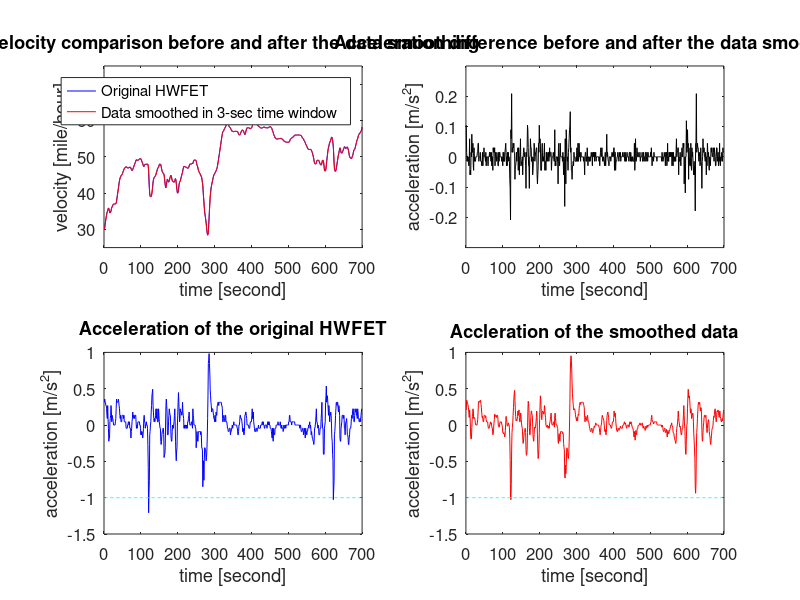
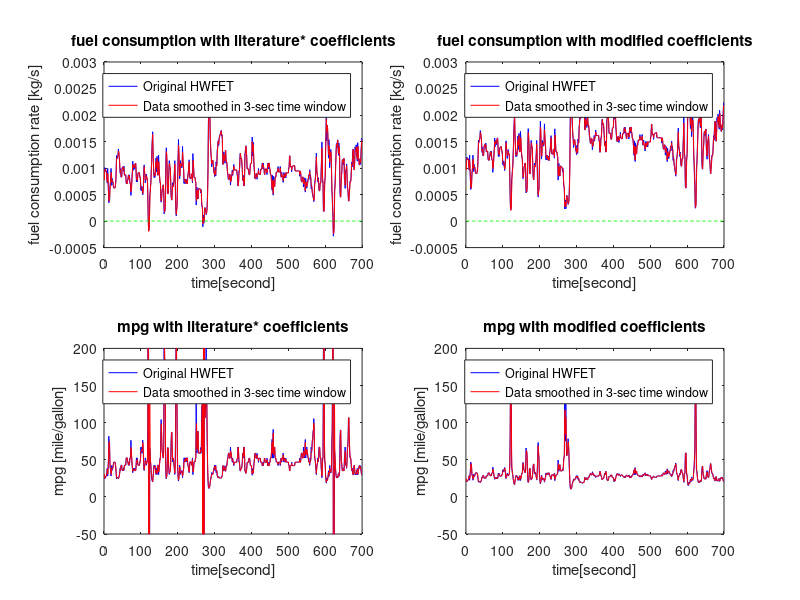

These figures' MATLAB source, in order:
clc;
clear all;

m1 = 0.442*(10^(-6));
m2 = -5.67*(10^(-6));
m3 = 1.166*(10^(-6));
m4 = 39.269*(10^(-6));
m5 = 58.284*(10^(-6));
m6 = 19.279*(10^(-6));
m7 = 82.426*(10^(-6));
m8 = 185.36*(10^(-6));

m9 = 1.442*(10^(-6));
% r = 0.014;
% Japan
% w1 = 0.208*(10^(-6));
% w2 = 40.899*(10^(-6));
% w3 = -0.532*(10^(-6));
% w4 = 45.419*(10^(-6));
% w5 = 86.518*(10^(-6));
% w6 = 23.923*(10^(-6));
% w7 = 26.602*(10^(-6));
% w8 = 160.64*(10^(-6));
% FTP
% w1 = 0.222*(10^(-6));
% w2 = 4.332*(10^(-6));
% w3 = 1.25*(10^(-6));
% w4 = 36.217*(10^(-6));
% w5 = 57.877*(10^(-6));
% w6 = 24.245*(10^(-6));
% w7 = 77.482*(10^(-6));
% w8 = 171.2*(10^(-6));

step = 700;
delta_t = 1;
load('first_car_v.mat');
load('first_car_a.mat');
time = zeros(step,1);
y = zeros(step,1);
y1 = zeros(step,1);
v_us = zeros(step,1);
avg_v_us = zeros(step,1);
avg_a = zeros(step-1,1);
fuel_before = zeros(step-1,1);
fuel_before2 = zeros(step-1,1);
fuel_after = zeros(step-1,1);
fuel_after2 = zeros(step-1,1);
mpg_before = zeros(step-1,1);
mpg_before2 = zeros(step-1,1);
mpg_after = zeros(step-1,1);
mpg_after2 = zeros(step-1,1);
first_car_s = zeros(step-1,1);
avg_s = zeros(step-1,1);


% Average the velocity before calculating the fuel cunsumption
avg_v = zeros(step,1);
avg_v(1) = first_car_v(1);
for i = 2:step
    avg_v(i) = (first_car_v(i-1) + first_car_v(i) + first_car_v(i))/3;
end

% Convert velocity to us unit
for i = 1:step
    v_us(i) = first_car_v(i)/ 0.44704;
    avg_v_us(i) = avg_v(i)/0.44704;
end

% Calculate fuel consumption
for i = 1:step-1
    time(i) = i;
    y(i) = 0;
    y1(i) = -1;
    v = first_car_v(i);
    a = first_car_a(i);
    first_car_s(i) = v*delta_t + (a/2)*delta_t^2;
    f = @(x) m1*((v+a*x).^2)+m2*(a.^2)+m3*((v+a*x).^2)*a + m4*(v+a*x)*(a.^2)+m5*(v+a*x)*a+m6*(v+a*x)+ m7*a+m8;
    fuel_before(i) = integral(f,0,1);   
    mpg_before(i) = (first_car_s(i) * 0.000621371)/(fuel_before(i)*0.264172/0.75);
    f = @(x) m9*((v+a*x).^2)+m2*(a.^2)+m3*((v+a*x).^2)*a + m4*(v+a*x)*(a.^2)+m5*(v+a*x)*a+m6*(v+a*x)+ m7*a+m8;
    fuel_before2(i) = integral(f,0,1);  
    mpg_before2(i) = (first_car_s(i) * 0.000621371)/(fuel_before2(i)*0.264172/0.75);   
    
    v = avg_v(i);
    avg_a(i) = (avg_v(i+1) - avg_v(i))/delta_t;
    a = avg_a(i);
    avg_s(i) = v*delta_t + (a/2)*delta_t^2;
    f = @(x) m1*((v+a*x).^2)+m2*(a.^2)+m3*((v+a*x).^2)*a + m4*(v+a*x)*(a.^2)+m5*(v+a*x)*a+m6*(v+a*x)+ m7*a+m8;
    fuel_after(i) = integral(f,0,1);  
    mpg_after(i) = (avg_s(i) * 0.000621371)/(fuel_after(i)*0.264172/0.75);
    f = @(x) m9*((v+a*x).^2)+m2*(a.^2)+m3*((v+a*x).^2)*a + m4*(v+a*x)*(a.^2)+m5*(v+a*x)*a+m6*(v+a*x)+ m7*a+m8;
    fuel_after2(i) = integral(f,0,1);  
    mpg_after2(i) = (avg_s(i) * 0.000621371)/(fuel_after2(i)*0.264172/0.75);    
    
end
time(step) = step;

% Calculate mpg

mpg_before_avg = (sum(first_car_s) * 0.000621371)/(sum(fuel_before)*0.264172/0.75);
mpg_after_avg = (sum(avg_s) * 0.000621371)/(sum(fuel_after)*0.264172/0.75);
mpg_before_avg2 = (sum(first_car_s) * 0.000621371)/(sum(fuel_before2)*0.264172/0.75);
mpg_after_avg2 = (sum(avg_s) * 0.000621371)/(sum(fuel_after2)*0.264172/0.75);




subplot(2,2,1);
plot(time, v_us(1:step,:), 'b', time, avg_v_us, 'r');
set(gca,'fontsize',12)
ylim([25 75]);
xlabel('time [second]');
ylabel('velocity [mile/hour]');
legend('Original HWFET', 'Data smoothed in 3-sec time window');
title('Velocity comparison before and after the data smoothing');

subplot(2,2,2);
plot(time(1:step-1,:), first_car_a(1:step-1,:)-avg_a, 'k');
set(gca,'fontsize',12)
ylim([-0.3 0.3]);
xlabel('time [second]');
ylabel('acceleration [m/s^2]');
%legend('Acceleration difference');
title('Acceleration difference before and after the data smoothing');

subplot(2,2,3);
plot(time(1:step-1,:),first_car_a(1:step-1,:), 'b', time(1:step-1,:),y1(1:step-1,:), 'c--');
set(gca,'fontsize',12)
xlabel('time [second]');
ylabel('acceleration [m/s^2]');
%legend('Original HWFET');
title('Acceleration of the original HWFET');

subplot(2,2,4);
plot(time(1:step-1,:), avg_a, 'r', time(1:step-1,:),y1(1:step-1,:), 'c--');
set(gca,'fontsize',12)
xlabel('time [second]');
ylabel('acceleration [m/s^2]');
%legend('Data smoothed in 3-sec time window');
title('Accleration of the smoothed data');


figure 

subplot(2,2,1);
plot(time(1:step-1,:),fuel_before, 'b', time(1:step-1,:),fuel_after, 'r', time(1:step-1,:), y(1:step-1,:), 'g--');
ylim([-0.5*10^(-3) 3*10^(-3)]);
xlabel('time[second]');
ylabel('fuel consumption rate [kg/s]');
legend('Original HWFET', 'Data smoothed in 3-sec time window');
title('fuel consumption with literature* coefficients');

subplot(2,2,3);
plot(time(1:step-1,:),mpg_before, 'b', time(1:step-1,:),mpg_after, 'r');
ylim([-50 200]);
xlabel('time[second]');
ylabel('mpg [mile/gallon]');
legend('Original HWFET', 'Data smoothed in 3-sec time window');
title('mpg with literature* coefficients');

subplot(2,2,2);
plot(time(1:step-1,:),fuel_before2, 'b', time(1:step-1,:),fuel_after2, 'r', time(1:step-1,:), y(1:step-1,:), 'g--');
ylim([-0.5*10^(-3) 3*10^(-3)]);
xlabel('time[second]');
ylabel('fuel consumption rate [kg/s]');
legend('Original HWFET', 'Data smoothed in 3-sec time window');
title('fuel consumption with modified coefficients');

subplot(2,2,4);
plot(time(1:step-1,:),mpg_before2, 'b', time(1:step-1,:),mpg_after2, 'r');
ylim([-50 200]);
xlabel('time[second]');
ylabel('mpg [mile/gallon]');
legend('Original HWFET', 'Data smoothed in 3-sec time window');
title('mpg with modified coefficients');











    